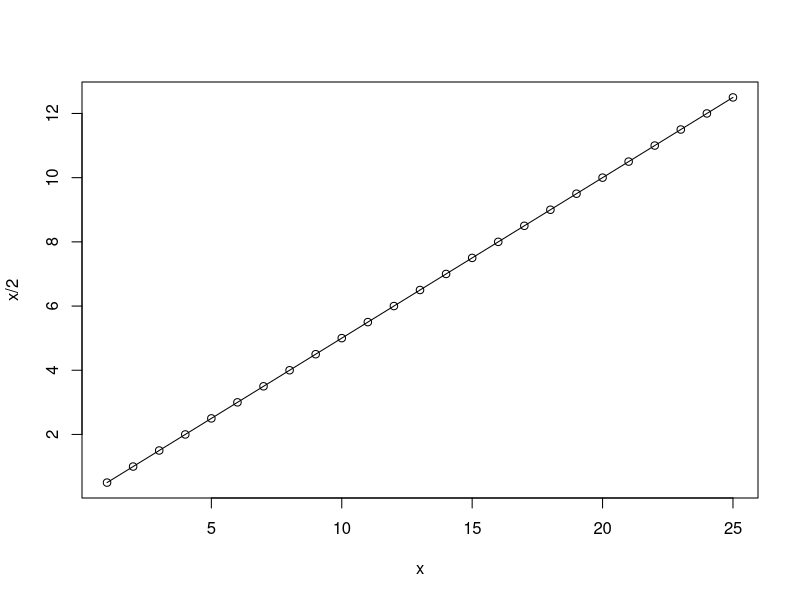
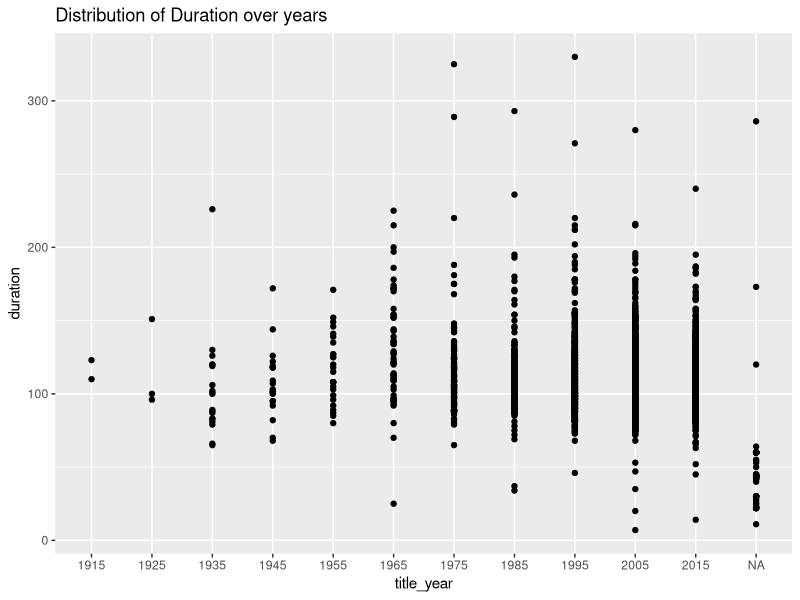
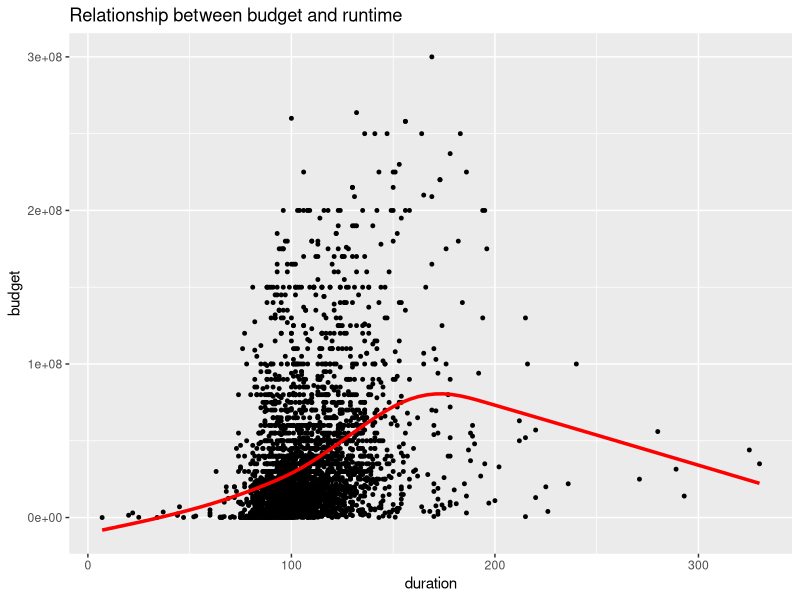
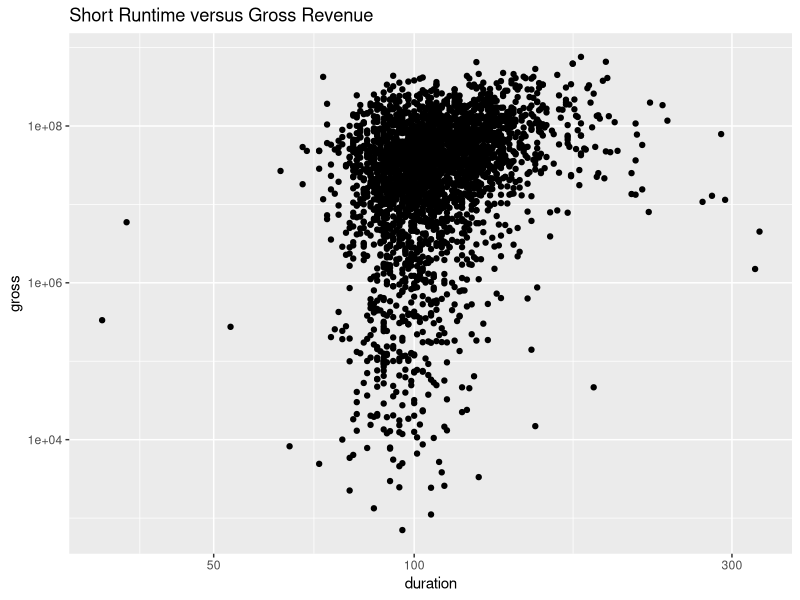
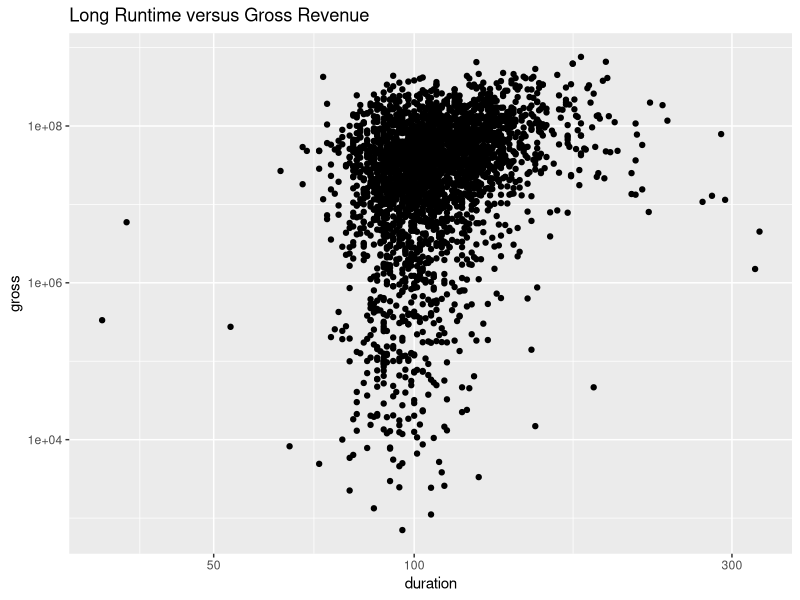
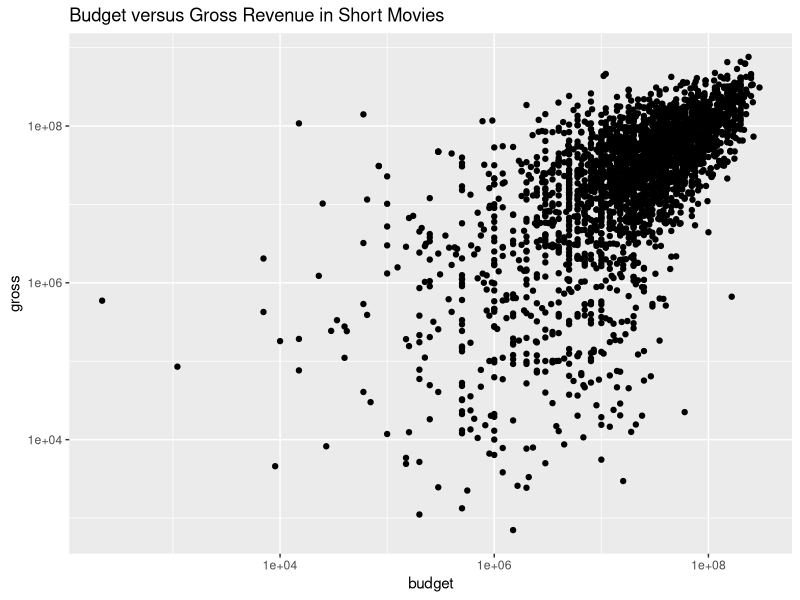
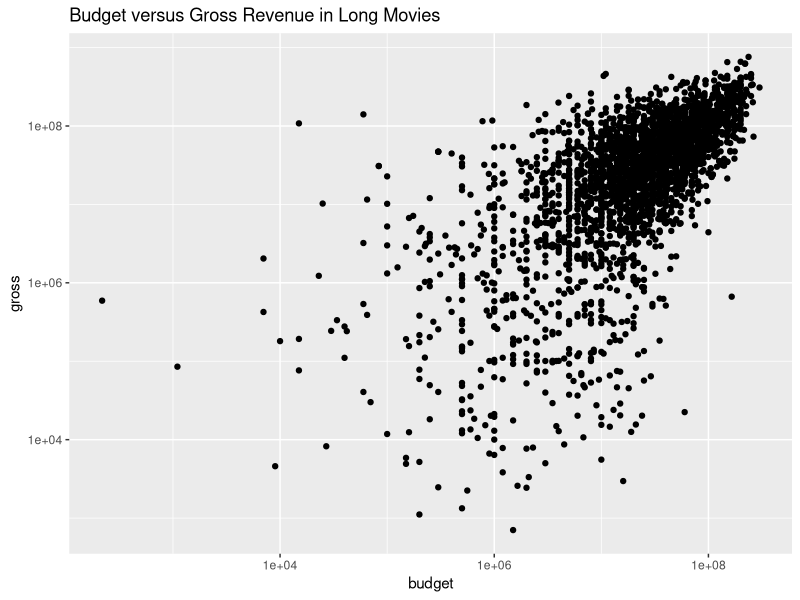
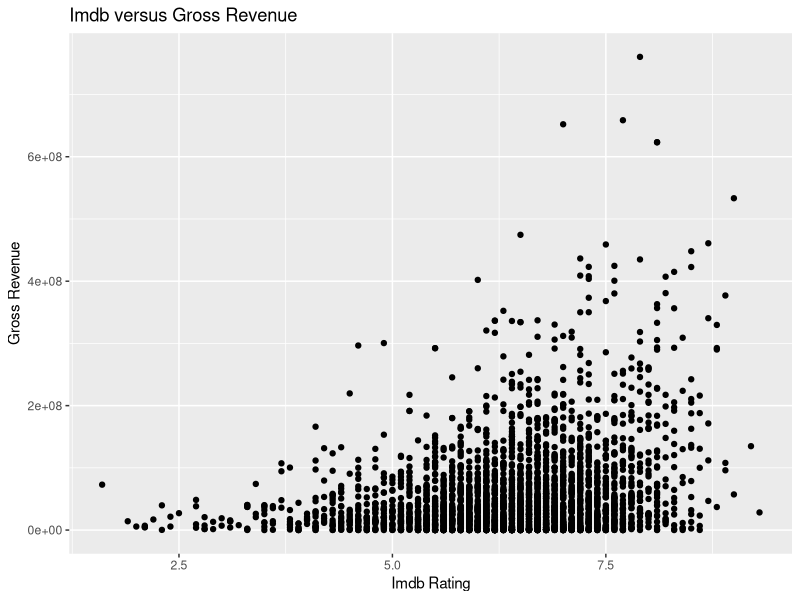

These charts were generated, in order, by the following R code:
## ---- chunk 1
x = 1:25
print(mean(x))
## ---- chunk 2
plot(x, x/2, 'o')
## ---- chunk 3
df = read.csv("movie_metadata.csv")
df
class(df)
summary(df)
## ---- chunk 4
cat("Dataset has", dim(df)[1], "rows and", dim(df)[2], "columns", end="\n", file="")
colnames(df)
## ---- chunk 5
library(ggplot2)
library(tm)
library(caTools)
library(dplyr)
## ---- chunk 6
df <- df[order(df$title_year),]
df
## ---- chunk 7
# TODO: Investigate the distribution of Runtime values and how it varies by Year and Budget
bin_boundaries = c("1910","1920","1930","1940","1950","1960","1970","1980","1990","2000","2010","2020")
bin_values = c("1915","1925","1935","1945","1955","1965","1975","1985","1995","2005","2015")
c = cut(df$title_year,breaks = bin_boundaries, labels = bin_values)

table(c)

## ---- chunk 8
#Plot to illustrate the relationship between duration and years.
qplot(c,df$duration,
      main = "Distribution of Duration over years",
      xlab = "title_year",
      ylab = "duration")
## ---- chunk 9
#Plot to illustrate the relationship between duration and budget.
qplot(df$duration, df$budget, size = I(1),
      main = "Relationship between budget and runtime",
      xlab = "duration",
      ylab = "budget") +
  stat_smooth(color = "red", size = I(1.2), se = F)

## ---- chunk 10
#df <- df[(df$title_year >=2000),]
## ---- chunk 11
df <- df[complete.cases(df$gross),]
df <- df[complete.cases(df$budget),]
df <- df[complete.cases(df$title_year),]
df <- df[complete.cases(df$duration),]
## ---- chunk 12
# TODO: Investigate if Gross Revenue is related to Budget, Runtime or Genre
ShortRuntime = numeric()
LongRuntime = numeric()
for(i in 1:nrow(df)){
  if (is.logical(df[i,]$duration <= 80)){
    ShortRuntime = c(ShortRuntime, i)
  }
  if (is.logical(df[i,]$duration > 80)){
    LongRuntime = c(LongRuntime,i)
  }
}
dfSubset.ShortRuntime = df[ShortRuntime,]
dfSubset.LongRuntime = df[LongRuntime,]

qplot(dfSubset.ShortRuntime$duration, dfSubset.ShortRuntime$gross,log = "xy", xlab = "duration", ylab = "gross",main = "Short Runtime versus Gross Revenue")
qplot(dfSubset.LongRuntime$duration, dfSubset.LongRuntime$gross,log = "xy", xlab = "duration", ylab = "gross",main = "Long Runtime versus Gross Revenue")
qplot(dfSubset.ShortRuntime$budget, dfSubset.ShortRuntime$gross,log = "xy", xlab = "budget", ylab = "gross",main = "Budget versus Gross Revenue in Short Movies")
qplot(dfSubset.LongRuntime$budget, dfSubset.LongRuntime$gross,log = "xy", xlab = "budget", ylab = "gross",main = "Budget versus Gross Revenue in Long Movies")
## ---- chunk 13
# TODO: Illustrate how ratings from IMDb and Rotten Tomatoes are related
qplot(df$imdb_score, df$gross, xlab = "Imdb Rating", ylab = "Gross Revenue", main = "Imdb versus Gross Revenue")
## ---- chunk 14
year_ratings = cut(df$title_year,breaks = bin_boundaries, labels = bin_values)
qplot(year_ratings, df$imdb_score, xlab = "title_year",ylab = "imdb_score", main = "Imdb Ratings over several decades")
## ---- chunk 15
# TODO: Print the dimensions of the final preprocessed dataset and column names
cat("Dataset now has", dim(df)[1], "rows and", dim(df)[2], "columns", end="\n", file="")
colnames(df)
## ---- chunk 16

set.seed(123)
df_new <- df

split = sample.split(df_new$gross, SplitRatio = 2/3)
train_set = subset(df_new, split == TRUE)
test_set = subset(df_new, split == FALSE)
## ---- chunk 17
linear_reg = lm(formula = gross ~ budget,
                data = train_set)
summary(linear_reg)
## ---- chunk 18
predictor = predict(linear_reg, newdata = test_set)
summary(predictor)
## ---- chunk 19
library(ggplot2)
ggplot() +
  geom_point(aes(x = train_set$budget, y = train_set$gross), colour = 'red') +
  geom_line(aes(x = train_set$budget, y = predict(linear_reg, newdata = train_set)), colour = 'blue') +
  ggtitle('Gross revenue vs Budget (Training Set)') +
  xlab('Budget') +
  ylab('Gross')
## ---- chunk 20
library(ggplot2)
ggplot() +
  geom_point(aes(x = test_set$budget, y = test_set$gross), colour = 'red') +
  geom_line(aes(x = train_set$budget, y = predict(linear_reg, newdata = train_set)), colour = 'blue') +
  ggtitle('Gross revenue vs Budget (Test Set)') +
  xlab('Budget') +
  ylab('Gross')
## ---- chunk 21
### Code for running 5 % of training data is provided only.
smp_size <- floor(0.95 * nrow(df))
train_ind <- sample(dim(df)[1], size = smp_size)
train <- df[train_ind, ]
test <- df[-train_ind, ]


M1 = lm(gross ~ duration + budget + imdb_score + cast_total_facebook_likes + director_facebook_likes + movie_facebook_likes,
        data = train)

summary(M1)
P1 = predict(M1,train)
P2 = predict(M1, test)

rmse <- function(label1, label2)
{
  return(sqrt(mean((label1-label2)^2)))

}
rmse(P1,train$gross)
rmse(P2,test$gross)
## ---- chunk 22
train_size = seq(5,95, by = 5)
train_rmse = c(59701490,60235667,66696641,62297145,58348643,
60113167,66244900,63243252,57982507,60325695,59433768,
61029943,62024075,59663559,64248333,62495795,62082024,62262118,
63076064)
test_rmse = c(74350241,63659442,61897083,62919659,65948475,
63958936,60414378,71720877,73842106,79774334,66026766,70044953,
71140669,68305764,56106732,61592438,63511146,62641849,
44457204)

d1 = data.frame(size = train_size, train = train_rmse, test = test_rmse)
ggplot(d1, aes(size)) + 
  geom_line(aes(size,train,color = "Train RMSE"))+
  geom_line(aes(size,test,color = "Test RMSE"))+
  ggtitle("Train and Test RMSE")+
  labs(x = "Training Size", y = "RMSE")+
  scale_color_manual("", breaks = c("Train RMSE","Test RMSE"),
                     values = c("red","blue"))
## ---- chunk 23
knitr::opts_chunk$set(echo = TRUE)
